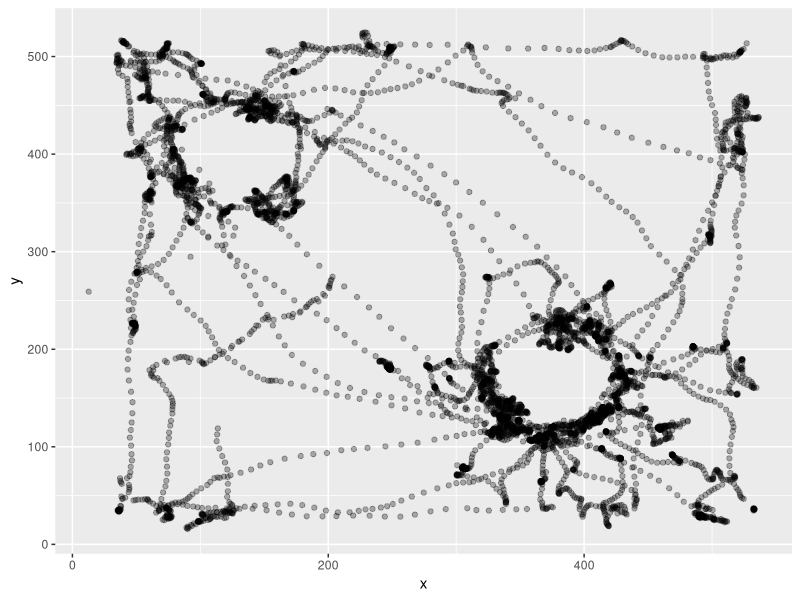
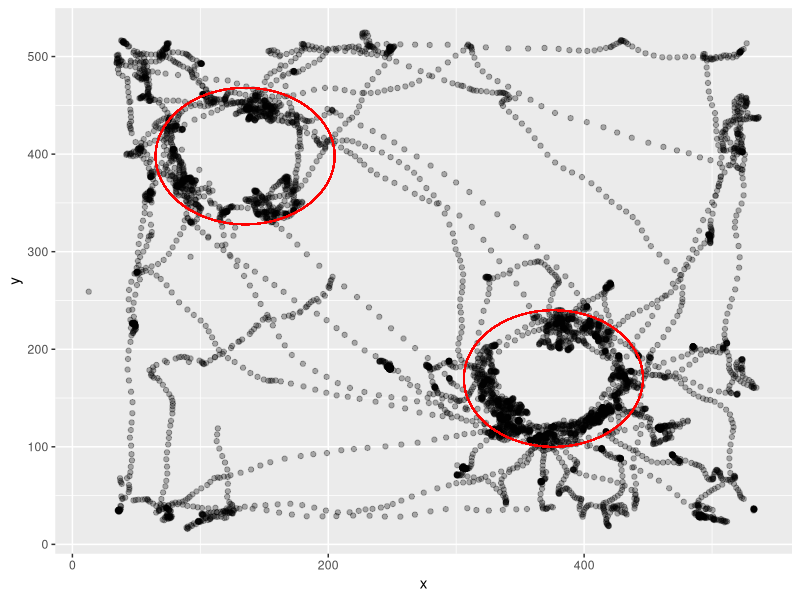
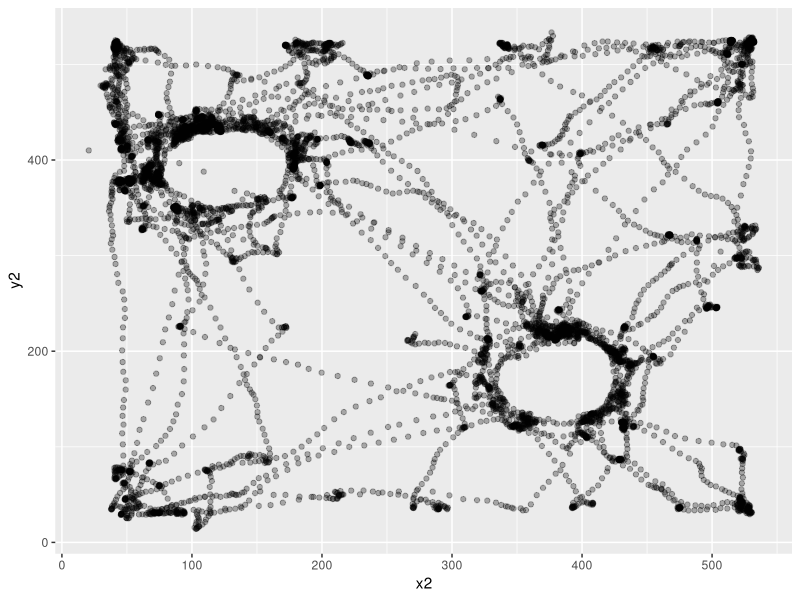

Here is the R script that generated these plots, in order: (Note: this script raises an error after producing the figures.)
rm(list = ls())
library(tidyverse)
SimilarLearn <- read_csv("240809_r1596_0_similar_learn.csv")
SimilarLearn <- SimilarLearn %>%
  select(!15:24) %>%
  filter(Value.Item1.Item1.Item2>57) %>%
  rename(pixelx = Value.Item1.Item1.Item3.X, pixely = Value.Item1.Item1.Item3.Y, TimePoint = Value.Item1.Item1.Item2) %>%
  select(!1, !14) %>%
  filter(!Value.Item2 == TRUE) %>%
  na.omit 
x1 <- c(SimilarLearn$pixelx)
y1 <- c(SimilarLearn$pixely)
df1 <- data.frame(x = x1, y = y1)
p1 <- ggplot(df1, aes(x = x, y = y)) +
  geom_point(alpha = 0.3)
p1
library(ggforce)
#Blue represents gnome, red represents green jar.
p1circle <- p1 + geom_circle(aes(x0 = 376, y0 = 170, r = 70), color = "red")
p1circle <- p1circle + geom_circle(aes(x0 = 135, y0 = 398, r = 70), color = "red")
p1circle
radius <- 70
center_x1 <- 376
center_y1 <- 170
df1$distance <- sqrt((df1$x - center_x1)^2 + (df1$y - center_y1)^2)
points_in_circle1 <- sum(df1$distance <= radius)
print(points_in_circle1)
center_x2 <- 135
center_y2 <- 398
df1$distance1 <- sqrt((df1$x - center_x2)^2 + (df1$y - center_y2)^2)
points_in_circle2 <- sum(df1$distance1 <= radius)
print(points_in_circle2)

BaselineLearn <- read_csv("240809_r1596_1_baseline_learn.csv")
BaselineLearn <- BaselineLearn %>%
  select(!15:24) %>%
  filter(Value.Item1.Item1.Item2>58) %>%
  rename(pixelx = Value.Item1.Item1.Item3.X, pixely = Value.Item1.Item1.Item3.Y, TimePoint = Value.Item1.Item1.Item2) %>%
  select(!1, !14) %>%
  na.omit
Baselinelearn <- BaselineLearn %>%
  filter(!Value.Item2 == TRUE) 
x2 <- c(BaselineLearn$pixelx)
y2 <- c(BaselineLearn$pixely)
df2 <- data.frame(x = x2, y = y2)
p2 <- ggplot(df2, aes(x = x2, y = y2)) +
  geom_point(alpha = 0.3)
p2
p2circle <- p2 + geom_circle(aes(x0 = 381, y0 = 170, r = 65), color = "blue")
p2circle <- p2circle + geom_circle(aes(x0 = 125, y0 = 393, r = 65), color = "blue")
p2circle
radius <- 65
center_x1 <- 381
center_y1 <- 170
df2$distance <- sqrt((df2$x - center_x1)^2 + (df2$y - center_y1)^2)
points_in_circle2 <- sum(df2$distance <= radius)
print(points_in_circle2)
center_x2 <- 125
center_y2 <- 393
df2$distance1 <- sqrt((df2$x - center_x2)^2 + (df2$y - center_y2)^2)
points_in_circle2 <- sum(df2$distance1 <= radius)
print(points_in_circle2)

SimilarTest <- read_csv("240809_r1596_2_similar_test.csv")
SimilarTest <- SimilarTest %>%
  select(!15:24) %>%
  filter(Value.Item1.Item1.Item2>68) %>%
  rename(pixelx = Value.Item1.Item1.Item3.X, pixely = Value.Item1.Item1.Item3.Y, TimePoint = Value.Item1.Item1.Item2) %>%
  select(!1, !14) %>%
  na.omit
SimilarTest <- SimilarTest %>%
  filter(!Value.Item2 == TRUE)
x3 <- c(SimilarTest$pixelx)
y3 <- c(SimilarTest$pixely)
df3 <- data.frame(x = x3, y = y3)
p3 <- ggplot(df3, aes(x = x3, y = y3)) +
  geom_point(alpha = 0.3)
p3
p3circle <- p3 + geom_circle(aes(x0 = 381, y0 = 175, r = 65), color = "red")
p3circle <- p3circle + geom_circle(aes(x0 = 125, y0 = 393, r = 65), color = "blue") +
  ggtitle("baseline")
p3circle
radius <- 65
center_x3 <- 381
center_y3 <- 175
df3$distance <- sqrt((df3$x - center_x3)^2 + (df3$y - center_y3)^2)
points_in_circle3 <- sum(df3$distance <= radius)
print(points_in_circle3)
center_x3 <- 125
center_y3 <- 393
df3$distance1 <- sqrt((df3$x - center_x3)^2 + (df3$y - center_y3)^2)
points_in_circle3 <- sum(df3$distance1 <= radius)
print(points_in_circle3)

DifferentLearn <- read_csv("240809_r1596_different_3.csv")
DifferentLearn <- DifferentLearn %>%
  select(!15:24) %>%
  filter(Value.Item1.Item1.Item2>330) %>%
  rename(pixelx = Value.Item1.Item1.Item3.X, pixely = Value.Item1.Item1.Item3.Y, TimePoint = Value.Item1.Item1.Item2) %>%
  select(!1, !14) %>%
  na.omit
DifferentLearn <- DifferentLearn %>%
  filter(!Value.Item2 == TRUE)
x4 <- c(DifferentLearn$pixelx)
y4 <- c(DifferentLearn$pixely)
df4 <- data.frame(x = x4, y = y4)
p4 <- ggplot(df4, aes(x = x4, y = y4)) +
  geom_point(alpha = 0.3)
p4
p4circle <- p4 + geom_circle(aes(x0 = 492, y0 = 263, r = 65), color = "green")
p4circle <- p4circle + geom_circle(aes(x0 = 220, y0 = 473, r = 65), color = "green")
p4circle
radius <- 65
center_x4 <- 492
center_y4 <- 263
df4$distance <- sqrt((df4$x - center_x4)^2 + (df4$y - center_y4)^2)
points_in_circle4 <- sum(df4$distance <= radius)
print(points_in_circle4)
center_x4 <- 220
center_y4 <- 473
df4$distance1 <- sqrt((df4$x - center_x4)^2 + (df4$y - center_y4)^2)
points_in_circle4 <- sum(df4$distance1 <= radius)
print(points_in_circle4)

BaselineLearn1 <- read_csv("240809_r1596_4_baseline_learn.csv")
BaselineLearn1 <- BaselineLearn1 %>%
  select(!15:24) %>%
  filter(Value.Item1.Item1.Item2>58) %>%
  rename(pixelx = Value.Item1.Item1.Item3.X, pixely = Value.Item1.Item1.Item3.Y, TimePoint = Value.Item1.Item1.Item2) %>%
  select(!1, !14) %>%
  na.omit %>%
  filter(!Value.Item2 == TRUE)
x5 <- c(BaselineLearn1$pixelx)
y5 <- c(BaselineLearn1$pixely)
df5 <- data.frame(x = x5, y = y5)
p5 <- ggplot(df5, aes(x = x5, y = y5)) +
  geom_point(alpha = 0.3)
p5
p5circle <- p5 + geom_circle(aes(x0 = 381, y0 = 170, r = 60), color = "purple")
p5circle <- p5circle + geom_circle(aes(x0 = 130, y0 = 388, r = 60), color = "purple")
p5circle
radius <- 60
center_x5 <- 381
center_y5 <- 170
df5$distance <- sqrt((df5$x - center_x5)^2 + (df5$y - center_y5)^2)
points_in_circle5 <- sum(df5$distance <= radius)
print(points_in_circle5)
center_x6 <- 130
center_y6 <- 388
df5$distance1 <- sqrt((df5$x - center_x6)^2 + (df5$y - center_y6)^2)
points_in_circle6 <- sum(df5$distance1 <= radius)
print(points_in_circle6)

DifferentTest <- read_csv("240809_r1596_different_5.csv")
DifferentTest <- DifferentTest %>%
  select(!15:24) %>%
  filter(Value.Item1.Item1.Item2>103) %>%
  rename(pixelx = Value.Item1.Item1.Item3.X, pixely = Value.Item1.Item1.Item3.Y, TimePoint = Value.Item1.Item1.Item2) %>%
  select(!1, !14) %>%
  filter(!Value.Item2 == TRUE) %>%
  na.omit
x6 <- c(DifferentTest$pixelx)
y6 <- c(DifferentTest$pixely)
df6 <- data.frame(x = x6, y = y6)
p6 <- ggplot(df6, aes(x = x6, y = y6)) +
  geom_point(alpha = 0.3)
p6
p6circle <- p6 + geom_circle(aes(x0 = 492, y0 = 258, r = 65), color = "green")
p6circle <- p6circle + geom_circle(aes(x0 = 215, y0 = 478, r = 65), color = "purple")
p6circle
radius <- 65
center_x6 <- 492
center_y6 <- 258
df6$distance <- sqrt((df6$x - center_x6)^2 + (df6$y - center_y6)^2)
points_in_circle6 <- sum(df6$distance <= radius)
print(points_in_circle6)
center_x6 <- 215
center_y6 <- 478
df6$distance1 <- sqrt((df6$x - center_x6)^2 + (df6$y - center_y6)^2)
points_in_circle6 <- sum(df6$distance1 <= radius)
print(points_in_circle6)


